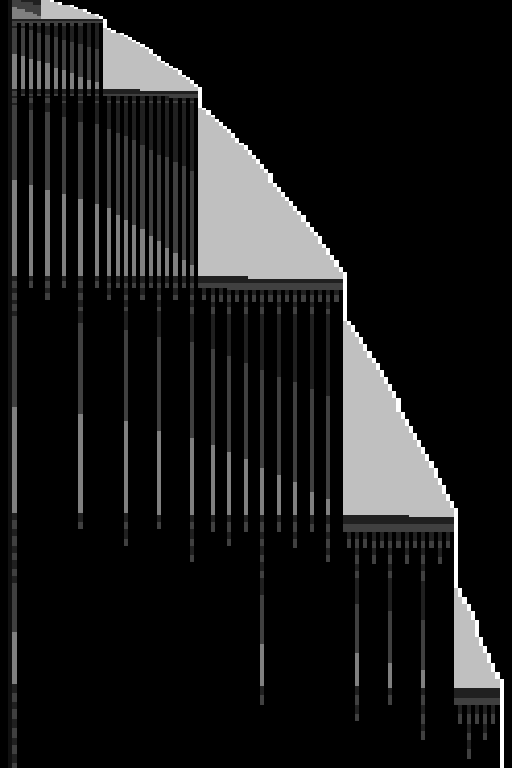

Here is the Python script that generated this plot:
"""A Turing machine that runs the genuine Collatz 3x+1 map, cell by cell.

The tape holds the number in unary, fenced by walls:  [0] 1 1 1 ... 1 [3].
Each cycle the machine counts the cells to find n mod 2, then either

    even:  delete every second 1                  (n -> n/2)
    odd:   copy the block twice, append one 1     (n -> 3n+1)

and halts the moment the count reaches 1.  So it halts exactly when the Collatz
iteration of its start value reaches 1; whether it halts from *every* start
value is the open 3x+1 conjecture.  The tape is bi-infinite (the left wall
never has to exist).

Symbols: '0' left wall, '1' a cell of the number, '2' counted / copy-one mark,
'5' copy-two mark, '6' appended copy, '3' right wall.
States: 10/11/12/13 parity scan, 21/30/31/32 halving, 45/46/50-55 copy one and
copy two, 60-63 the second copy, 70-72 the +1, 80/81 clean up, 40 walk home.
"""

MARK1, MARK2, NEW = '2', '5', '6'


def machine():
    R = []
    a = R.append

    # --- cycle start: standing on the left wall
    a('0 0 0 r 10')

    # --- parity scan: mark every counted cell, remember only n mod 2
    a('10 _ _ r 10')
    a('10 1 2 r 12')          # one counted
    a('12 _ _ r 12')
    a('12 1 2 r 13')          # two counted
    a('13 _ _ r 13')
    a('13 1 2 r 11')          # three counted
    a('11 _ _ r 11')
    a('11 1 2 r 13')          # four, ...
    for st in ('10', '12', '13', '11'):
        for s in ('5', '6'):
            a('%s %s %s r %s' % (st, s, s, st))
    a('10 3 3 l halt')        # empty block: n = 0
    a('12 3 3 l halt')        # exactly one cell: n = 1, done
    a('13 3 3 l 21')          # even -> halve
    a('11 3 3 l 22')          # odd  -> 3n+1

    # --- halve: walk home, then delete every second cell
    for s in ('1', '2', '5', '6', '_'):
        a('21 %s %s l 21' % (s, s))
    a('21 0 0 r 30')
    for s in ('_',):
        a('30 %s %s r 30' % (s, s))
        a('31 %s %s r 31' % (s, s))
        a('32 %s %s r 32' % (s, s))
    for s in ('1', '2', '5', '6'):
        a('30 %s 1 r 31' % s)          # keep the first of each pair
        a('31 %s _ r 32' % s)          # drop the second
        a('32 %s 1 r 31' % s)          # keep the next first
    a('32 3 3 l 40')
    for s in ('1', '2', '5', '6', '_'):
        a('40 %s %s l 40' % (s, s))
    a('40 0 0 * 0')

    # --- 3n+1: home, unmark, copy the block twice, add one
    for s in ('1', '2', '5', '6', '_'):
        a('22 %s %s l 22' % (s, s))
    a('22 0 0 r 45')
    for s in ('1', '_', '5', '6'):
        a('45 %s %s r 45' % (s, s))
    a('45 2 1 r 45')                    # unmark the parity scan
    a('45 3 3 l 46')
    for s in ('1', '2', '5', '6', '_'):
        a('46 %s %s l 46' % (s, s))
    a('46 0 0 r 50')

    # copy one: every original cell is marked and one copy appended at the end
    a('50 _ _ r 50')
    for s in ('2', '5', '6'):
        a('50 %s %s r 50' % (s, s))
    a('50 1 2 r 51')
    a('50 3 3 l 55')
    for s in ('1', '2', '5', '6', '_'):
        a('51 %s %s r 51' % (s, s))
    a('51 3 6 r 52')
    a('52 _ 3 l 53')
    for s in ('1', '2', '5', '6', '_'):
        a('53 %s %s l 53' % (s, s))
    a('53 0 0 r 50')
    for s in ('1', '2', '5', '6', '_'):
        a('55 %s %s l 55' % (s, s))
    a('55 0 0 r 60')

    # copy two: every copy-one mark is marked again and one copy appended
    a('60 _ _ r 60')
    for s in ('1', '5', '6'):
        a('60 %s %s r 60' % (s, s))
    a('60 2 5 r 61')
    a('60 3 3 l 70')
    for s in ('1', '2', '5', '6', '_'):
        a('61 %s %s r 61' % (s, s))
    a('61 3 6 r 62')
    a('62 _ 3 l 63')
    for s in ('1', '2', '5', '6', '_'):
        a('63 %s %s l 63' % (s, s))
    a('63 0 0 r 60')

    # the +1, then turn every mark and copy back into a plain cell
    for s in ('1', '2', '5', '6', '_'):
        a('70 %s %s r 70' % (s, s))
    a('70 3 6 r 71')
    a('71 _ 3 l 72')
    for s in ('1', '2', '5', '6', '_'):
        a('72 %s %s l 72' % (s, s))
    a('72 0 0 r 80')
    for s in ('1', '_'):
        a('80 %s %s r 80' % (s, s))
    for s in ('2', '5', '6'):
        a('80 %s 1 r 80' % s)
    a('80 3 3 l 81')
    for s in ('1', '2', '5', '6', '_'):
        a('81 %s %s l 81' % (s, s))
    a('81 0 0 * 0')

    R.sort(key=lambda line: line.split()[2] == '1')
    return '\n'.join(R) + '\n'


def start_tape(n):
    return '*0' + '1' * n + '3'


def reference(n):
    seq = [n]
    while n != 1:
        n = n // 2 if n % 2 == 0 else 3 * n + 1
        seq.append(n)
    return seq


def run(text, n, limit=20_000_000):
    """Step the rule table directly and record the count at every cycle start."""
    T = {}
    for line in text.splitlines():
        st, rd, wr, mv, nx = line.split()
        T[(st, rd)] = (wr, {'l': -1, 'r': 1, '*': 0, 'n': 0}[mv], nx)
    tape = {i: s for i, s in enumerate('0' + '1' * n + '3')}
    head, state, counts, prev = 0, '0', [], None
    for step in range(limit):
        if state == '0' and prev != '0':
            counts.append(sum(1 for v in tape.values() if v == '1'))
        prev = state
        r = T.get((state, tape.get(head, '_')))
        if r is None:
            return 'crash', step, counts
        wr, d, nx = r
        if wr == '_':
            tape.pop(head, None)
        else:
            tape[head] = wr
        head += d
        if nx == 'halt':
            return 'halt', step, counts
        state = nx
    return 'timeout', limit, counts


if __name__ == '__main__':
    from sim import Session, draw
    text = machine()
    open('collatz.txt', 'w').write(text)
    n = 7
    kind, step, counts = run(text, n)
    print('start', n, kind, 'step', step, 'rules', len(text.splitlines()))
    print('machine says ', counts)
    print('collatz says ', reference(n))
    print('match', counts == reference(n))
    s = Session(0, None, morphett=text, init=start_tape(n))
    i = s.advance(200000)
    print('sim halted', i['halted'], 'step', i['step'], 'cells', i['ones'],
          'span', i['lo'], i['hi'])
    draw(s.snapshot()).save('collatz.png')
